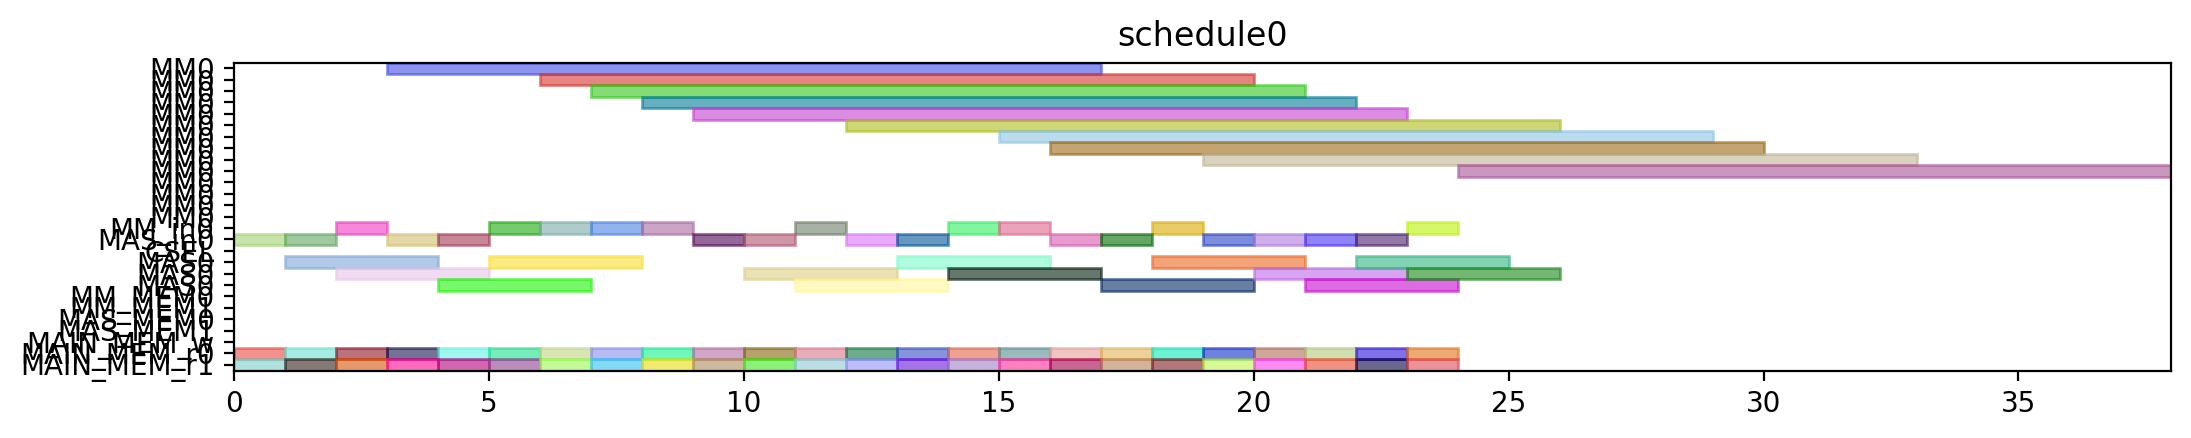

The script that drew this image:
from pyschedule import Scenario, solvers, plotters, alt


def solve():
	horizon = 120
	S = Scenario("schedule0", horizon=horizon)

	# resource
	MM = S.Resources('MM', num=1, size=14)
	MM_in = S.Resources('MM_in', num=1)
	MAS_in = S.Resources('MAS_in', num=1)
	CSEL = S.Resource('CSEL')
	MAS = S.Resources('MAS', num=1, size=3, periods=range(1, horizon))
	MM_MEM = S.Resources('MM_MEM', num=2)
	MAS_MEM = S.Resources('MAS_MEM', num=2)
	MAIN_MEM_w = S.Resource('MAIN_MEM_w', size=1)
	MAIN_MEM_r = S.Resources('MAIN_MEM_r', num=2)

	# result of previous scheduling

	# new tasks
	t0_t0 = S.Task('t0_t0', length=3, delay_cost=1)
	t0_t0 += alt(MAS)
	t0_t0_in = S.Task('t0_t0_in', length=1, delay_cost=1)
	t0_t0_in += alt(MAS_in)
	S += t0_t0_in*MAS_in[0]<=t0_t0*MAS[0]

	t0_t0_mem0 = S.Task('t0_t0_mem0', length=1, delay_cost=1)
	t0_t0_mem0 += MAIN_MEM_r[0]
	S += t0_t0_mem0 <= t0_t0

	t0_t0_mem1 = S.Task('t0_t0_mem1', length=1, delay_cost=1)
	t0_t0_mem1 += MAIN_MEM_r[1]
	S += t0_t0_mem1 <= t0_t0

	t0_t1 = S.Task('t0_t1', length=3, delay_cost=1)
	t0_t1 += alt(MAS)
	t0_t1_in = S.Task('t0_t1_in', length=1, delay_cost=1)
	t0_t1_in += alt(MAS_in)
	S += t0_t1_in*MAS_in[0]<=t0_t1*MAS[0]

	t0_t1_mem0 = S.Task('t0_t1_mem0', length=1, delay_cost=1)
	t0_t1_mem0 += MAIN_MEM_r[0]
	S += t0_t1_mem0 <= t0_t1

	t0_t1_mem1 = S.Task('t0_t1_mem1', length=1, delay_cost=1)
	t0_t1_mem1 += MAIN_MEM_r[1]
	S += t0_t1_mem1 <= t0_t1

	t0_t3 = S.Task('t0_t3', length=14, delay_cost=1)
	t0_t3 += alt(MM)
	t0_t3_in = S.Task('t0_t3_in', length=1, delay_cost=1)
	t0_t3_in += alt(MM_in)
	S += t0_t3_in*MM_in[0]<=t0_t3*MM[0]
	t0_t3_mem0 = S.Task('t0_t3_mem0', length=1, delay_cost=1)
	t0_t3_mem0 += MAIN_MEM_r[0]
	S += t0_t3_mem0 <= t0_t3

	t0_t3_mem1 = S.Task('t0_t3_mem1', length=1, delay_cost=1)
	t0_t3_mem1 += MAIN_MEM_r[1]
	S += t0_t3_mem1 <= t0_t3

	t10 = S.Task('t10', length=3, delay_cost=1)
	t10 += alt(MAS)
	t10_in = S.Task('t10_in', length=1, delay_cost=1)
	t10_in += alt(MAS_in)
	S += t10_in*MAS_in[0]<=t10*MAS[0]

	t10_mem0 = S.Task('t10_mem0', length=1, delay_cost=1)
	t10_mem0 += MAIN_MEM_r[0]
	S += t10_mem0 <= t10

	t10_mem1 = S.Task('t10_mem1', length=1, delay_cost=1)
	t10_mem1 += MAIN_MEM_r[1]
	S += t10_mem1 <= t10

	t11 = S.Task('t11', length=3, delay_cost=1)
	t11 += alt(MAS)
	t11_in = S.Task('t11_in', length=1, delay_cost=1)
	t11_in += alt(MAS_in)
	S += t11_in*MAS_in[0]<=t11*MAS[0]

	t11_mem0 = S.Task('t11_mem0', length=1, delay_cost=1)
	t11_mem0 += MAIN_MEM_r[0]
	S += t11_mem0 <= t11

	t11_mem1 = S.Task('t11_mem1', length=1, delay_cost=1)
	t11_mem1 += MAIN_MEM_r[1]
	S += t11_mem1 <= t11

	t3_t0 = S.Task('t3_t0', length=14, delay_cost=1)
	t3_t0 += alt(MM)
	t3_t0_in = S.Task('t3_t0_in', length=1, delay_cost=1)
	t3_t0_in += alt(MM_in)
	S += t3_t0_in*MM_in[0]<=t3_t0*MM[0]
	t3_t0_mem0 = S.Task('t3_t0_mem0', length=1, delay_cost=1)
	t3_t0_mem0 += MAIN_MEM_r[0]
	S += t3_t0_mem0 <= t3_t0

	t3_t0_mem1 = S.Task('t3_t0_mem1', length=1, delay_cost=1)
	t3_t0_mem1 += MAIN_MEM_r[1]
	S += t3_t0_mem1 <= t3_t0

	t3_t1 = S.Task('t3_t1', length=14, delay_cost=1)
	t3_t1 += alt(MM)
	t3_t1_in = S.Task('t3_t1_in', length=1, delay_cost=1)
	t3_t1_in += alt(MM_in)
	S += t3_t1_in*MM_in[0]<=t3_t1*MM[0]
	t3_t1_mem0 = S.Task('t3_t1_mem0', length=1, delay_cost=1)
	t3_t1_mem0 += MAIN_MEM_r[0]
	S += t3_t1_mem0 <= t3_t1

	t3_t1_mem1 = S.Task('t3_t1_mem1', length=1, delay_cost=1)
	t3_t1_mem1 += MAIN_MEM_r[1]
	S += t3_t1_mem1 <= t3_t1

	t3_t2 = S.Task('t3_t2', length=3, delay_cost=1)
	t3_t2 += alt(MAS)
	t3_t2_in = S.Task('t3_t2_in', length=1, delay_cost=1)
	t3_t2_in += alt(MAS_in)
	S += t3_t2_in*MAS_in[0]<=t3_t2*MAS[0]

	t3_t2_mem0 = S.Task('t3_t2_mem0', length=1, delay_cost=1)
	t3_t2_mem0 += MAIN_MEM_r[0]
	S += t3_t2_mem0 <= t3_t2

	t3_t2_mem1 = S.Task('t3_t2_mem1', length=1, delay_cost=1)
	t3_t2_mem1 += MAIN_MEM_r[1]
	S += t3_t2_mem1 <= t3_t2

	t3_t3 = S.Task('t3_t3', length=3, delay_cost=1)
	t3_t3 += alt(MAS)
	t3_t3_in = S.Task('t3_t3_in', length=1, delay_cost=1)
	t3_t3_in += alt(MAS_in)
	S += t3_t3_in*MAS_in[0]<=t3_t3*MAS[0]

	t3_t3_mem0 = S.Task('t3_t3_mem0', length=1, delay_cost=1)
	t3_t3_mem0 += MAIN_MEM_r[0]
	S += t3_t3_mem0 <= t3_t3

	t3_t3_mem1 = S.Task('t3_t3_mem1', length=1, delay_cost=1)
	t3_t3_mem1 += MAIN_MEM_r[1]
	S += t3_t3_mem1 <= t3_t3

	t4_t0 = S.Task('t4_t0', length=3, delay_cost=1)
	t4_t0 += alt(MAS)
	t4_t0_in = S.Task('t4_t0_in', length=1, delay_cost=1)
	t4_t0_in += alt(MAS_in)
	S += t4_t0_in*MAS_in[0]<=t4_t0*MAS[0]

	t4_t0_mem0 = S.Task('t4_t0_mem0', length=1, delay_cost=1)
	t4_t0_mem0 += MAIN_MEM_r[0]
	S += t4_t0_mem0 <= t4_t0

	t4_t0_mem1 = S.Task('t4_t0_mem1', length=1, delay_cost=1)
	t4_t0_mem1 += MAIN_MEM_r[1]
	S += t4_t0_mem1 <= t4_t0

	t4_t1 = S.Task('t4_t1', length=3, delay_cost=1)
	t4_t1 += alt(MAS)
	t4_t1_in = S.Task('t4_t1_in', length=1, delay_cost=1)
	t4_t1_in += alt(MAS_in)
	S += t4_t1_in*MAS_in[0]<=t4_t1*MAS[0]

	t4_t1_mem0 = S.Task('t4_t1_mem0', length=1, delay_cost=1)
	t4_t1_mem0 += MAIN_MEM_r[0]
	S += t4_t1_mem0 <= t4_t1

	t4_t1_mem1 = S.Task('t4_t1_mem1', length=1, delay_cost=1)
	t4_t1_mem1 += MAIN_MEM_r[1]
	S += t4_t1_mem1 <= t4_t1

	t4_t3 = S.Task('t4_t3', length=14, delay_cost=1)
	t4_t3 += alt(MM)
	t4_t3_in = S.Task('t4_t3_in', length=1, delay_cost=1)
	t4_t3_in += alt(MM_in)
	S += t4_t3_in*MM_in[0]<=t4_t3*MM[0]
	t4_t3_mem0 = S.Task('t4_t3_mem0', length=1, delay_cost=1)
	t4_t3_mem0 += MAIN_MEM_r[0]
	S += t4_t3_mem0 <= t4_t3

	t4_t3_mem1 = S.Task('t4_t3_mem1', length=1, delay_cost=1)
	t4_t3_mem1 += MAIN_MEM_r[1]
	S += t4_t3_mem1 <= t4_t3

	t5_t0 = S.Task('t5_t0', length=14, delay_cost=1)
	t5_t0 += alt(MM)
	t5_t0_in = S.Task('t5_t0_in', length=1, delay_cost=1)
	t5_t0_in += alt(MM_in)
	S += t5_t0_in*MM_in[0]<=t5_t0*MM[0]
	t5_t0_mem0 = S.Task('t5_t0_mem0', length=1, delay_cost=1)
	t5_t0_mem0 += MAIN_MEM_r[0]
	S += t5_t0_mem0 <= t5_t0

	t5_t0_mem1 = S.Task('t5_t0_mem1', length=1, delay_cost=1)
	t5_t0_mem1 += MAIN_MEM_r[1]
	S += t5_t0_mem1 <= t5_t0

	t5_t1 = S.Task('t5_t1', length=14, delay_cost=1)
	t5_t1 += alt(MM)
	t5_t1_in = S.Task('t5_t1_in', length=1, delay_cost=1)
	t5_t1_in += alt(MM_in)
	S += t5_t1_in*MM_in[0]<=t5_t1*MM[0]
	t5_t1_mem0 = S.Task('t5_t1_mem0', length=1, delay_cost=1)
	t5_t1_mem0 += MAIN_MEM_r[0]
	S += t5_t1_mem0 <= t5_t1

	t5_t1_mem1 = S.Task('t5_t1_mem1', length=1, delay_cost=1)
	t5_t1_mem1 += MAIN_MEM_r[1]
	S += t5_t1_mem1 <= t5_t1

	t5_t2 = S.Task('t5_t2', length=3, delay_cost=1)
	t5_t2 += alt(MAS)
	t5_t2_in = S.Task('t5_t2_in', length=1, delay_cost=1)
	t5_t2_in += alt(MAS_in)
	S += t5_t2_in*MAS_in[0]<=t5_t2*MAS[0]

	t5_t2_mem0 = S.Task('t5_t2_mem0', length=1, delay_cost=1)
	t5_t2_mem0 += MAIN_MEM_r[0]
	S += t5_t2_mem0 <= t5_t2

	t5_t2_mem1 = S.Task('t5_t2_mem1', length=1, delay_cost=1)
	t5_t2_mem1 += MAIN_MEM_r[1]
	S += t5_t2_mem1 <= t5_t2

	t5_t3 = S.Task('t5_t3', length=3, delay_cost=1)
	t5_t3 += alt(MAS)
	t5_t3_in = S.Task('t5_t3_in', length=1, delay_cost=1)
	t5_t3_in += alt(MAS_in)
	S += t5_t3_in*MAS_in[0]<=t5_t3*MAS[0]

	t5_t3_mem0 = S.Task('t5_t3_mem0', length=1, delay_cost=1)
	t5_t3_mem0 += MAIN_MEM_r[0]
	S += t5_t3_mem0 <= t5_t3

	t5_t3_mem1 = S.Task('t5_t3_mem1', length=1, delay_cost=1)
	t5_t3_mem1 += MAIN_MEM_r[1]
	S += t5_t3_mem1 <= t5_t3

	t6_t0 = S.Task('t6_t0', length=14, delay_cost=1)
	t6_t0 += alt(MM)
	t6_t0_in = S.Task('t6_t0_in', length=1, delay_cost=1)
	t6_t0_in += alt(MM_in)
	S += t6_t0_in*MM_in[0]<=t6_t0*MM[0]
	t6_t0_mem0 = S.Task('t6_t0_mem0', length=1, delay_cost=1)
	t6_t0_mem0 += MAIN_MEM_r[0]
	S += t6_t0_mem0 <= t6_t0

	t6_t0_mem1 = S.Task('t6_t0_mem1', length=1, delay_cost=1)
	t6_t0_mem1 += MAIN_MEM_r[1]
	S += t6_t0_mem1 <= t6_t0

	t6_t1 = S.Task('t6_t1', length=14, delay_cost=1)
	t6_t1 += alt(MM)
	t6_t1_in = S.Task('t6_t1_in', length=1, delay_cost=1)
	t6_t1_in += alt(MM_in)
	S += t6_t1_in*MM_in[0]<=t6_t1*MM[0]
	t6_t1_mem0 = S.Task('t6_t1_mem0', length=1, delay_cost=1)
	t6_t1_mem0 += MAIN_MEM_r[0]
	S += t6_t1_mem0 <= t6_t1

	t6_t1_mem1 = S.Task('t6_t1_mem1', length=1, delay_cost=1)
	t6_t1_mem1 += MAIN_MEM_r[1]
	S += t6_t1_mem1 <= t6_t1

	t6_t2 = S.Task('t6_t2', length=3, delay_cost=1)
	t6_t2 += alt(MAS)
	t6_t2_in = S.Task('t6_t2_in', length=1, delay_cost=1)
	t6_t2_in += alt(MAS_in)
	S += t6_t2_in*MAS_in[0]<=t6_t2*MAS[0]

	t6_t2_mem0 = S.Task('t6_t2_mem0', length=1, delay_cost=1)
	t6_t2_mem0 += MAIN_MEM_r[0]
	S += t6_t2_mem0 <= t6_t2

	t6_t2_mem1 = S.Task('t6_t2_mem1', length=1, delay_cost=1)
	t6_t2_mem1 += MAIN_MEM_r[1]
	S += t6_t2_mem1 <= t6_t2

	t6_t3 = S.Task('t6_t3', length=3, delay_cost=1)
	t6_t3 += alt(MAS)
	t6_t3_in = S.Task('t6_t3_in', length=1, delay_cost=1)
	t6_t3_in += alt(MAS_in)
	S += t6_t3_in*MAS_in[0]<=t6_t3*MAS[0]

	t6_t3_mem0 = S.Task('t6_t3_mem0', length=1, delay_cost=1)
	t6_t3_mem0 += MAIN_MEM_r[0]
	S += t6_t3_mem0 <= t6_t3

	t6_t3_mem1 = S.Task('t6_t3_mem1', length=1, delay_cost=1)
	t6_t3_mem1 += MAIN_MEM_r[1]
	S += t6_t3_mem1 <= t6_t3

	t7_t0 = S.Task('t7_t0', length=14, delay_cost=1)
	t7_t0 += alt(MM)
	t7_t0_in = S.Task('t7_t0_in', length=1, delay_cost=1)
	t7_t0_in += alt(MM_in)
	S += t7_t0_in*MM_in[0]<=t7_t0*MM[0]
	t7_t0_mem0 = S.Task('t7_t0_mem0', length=1, delay_cost=1)
	t7_t0_mem0 += MAIN_MEM_r[0]
	S += t7_t0_mem0 <= t7_t0

	t7_t0_mem1 = S.Task('t7_t0_mem1', length=1, delay_cost=1)
	t7_t0_mem1 += MAIN_MEM_r[1]
	S += t7_t0_mem1 <= t7_t0

	t7_t1 = S.Task('t7_t1', length=14, delay_cost=1)
	t7_t1 += alt(MM)
	t7_t1_in = S.Task('t7_t1_in', length=1, delay_cost=1)
	t7_t1_in += alt(MM_in)
	S += t7_t1_in*MM_in[0]<=t7_t1*MM[0]
	t7_t1_mem0 = S.Task('t7_t1_mem0', length=1, delay_cost=1)
	t7_t1_mem0 += MAIN_MEM_r[0]
	S += t7_t1_mem0 <= t7_t1

	t7_t1_mem1 = S.Task('t7_t1_mem1', length=1, delay_cost=1)
	t7_t1_mem1 += MAIN_MEM_r[1]
	S += t7_t1_mem1 <= t7_t1

	t7_t2 = S.Task('t7_t2', length=3, delay_cost=1)
	t7_t2 += alt(MAS)
	t7_t2_in = S.Task('t7_t2_in', length=1, delay_cost=1)
	t7_t2_in += alt(MAS_in)
	S += t7_t2_in*MAS_in[0]<=t7_t2*MAS[0]

	t7_t2_mem0 = S.Task('t7_t2_mem0', length=1, delay_cost=1)
	t7_t2_mem0 += MAIN_MEM_r[0]
	S += t7_t2_mem0 <= t7_t2

	t7_t2_mem1 = S.Task('t7_t2_mem1', length=1, delay_cost=1)
	t7_t2_mem1 += MAIN_MEM_r[1]
	S += t7_t2_mem1 <= t7_t2

	t7_t3 = S.Task('t7_t3', length=3, delay_cost=1)
	t7_t3 += alt(MAS)
	t7_t3_in = S.Task('t7_t3_in', length=1, delay_cost=1)
	t7_t3_in += alt(MAS_in)
	S += t7_t3_in*MAS_in[0]<=t7_t3*MAS[0]

	t7_t3_mem0 = S.Task('t7_t3_mem0', length=1, delay_cost=1)
	t7_t3_mem0 += MAIN_MEM_r[0]
	S += t7_t3_mem0 <= t7_t3

	t7_t3_mem1 = S.Task('t7_t3_mem1', length=1, delay_cost=1)
	t7_t3_mem1 += MAIN_MEM_r[1]
	S += t7_t3_mem1 <= t7_t3

	solvers.mip.solve(S,msg=1,kind='CPLEX',ratio_gap=1.01)

	solution = [['hoge']*len(S.solution()[1]) for i in range(len(S.solution()))]
	for i in range(len(S.solution())):
		for j in range(len(S.solution()[i])):
			solution[i][j]=str(S.solution()[i][j])
	print(solution)

	cycles = int(solution[-1][3])

	pic_file_name = "/mnt/rose/usr1/fukuda/ABE/multiRAM_multiMAS_16mux/scheduling_result/stage14MM1_stage3MAS1/SQR012345/schedule0.png"
	if(S.solution() != []):
		plotters.matplotlib.plot(S,img_filename=pic_file_name, show_task_labels=False, fig_size=(cycles*0.25+3, 2))

	return solution
